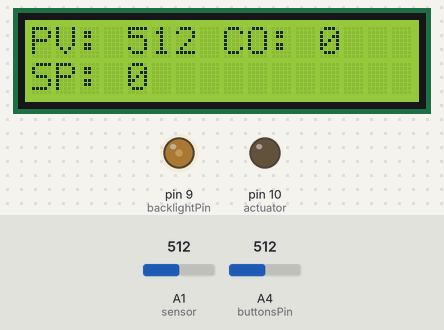
Bench run of a sketch on a simulated Arduino Uno, built with avr-gcc and run on an emulated ATmega328P. Shown: 16×2 character LCD, output pins drawn as LEDs (lit = HIGH). Inputs (shaded band) come from the test bench; at power-on: A4 (buttonsPin) = 512, A1 (sensor) = 512. What the sketch prints to the serial monitor is not drawn.

Above: at 1.2 s.
1.3 s: A4 (buttonsPin) set to 435
4.3 s: A4 (buttonsPin) set to 415
At 4.7 s:
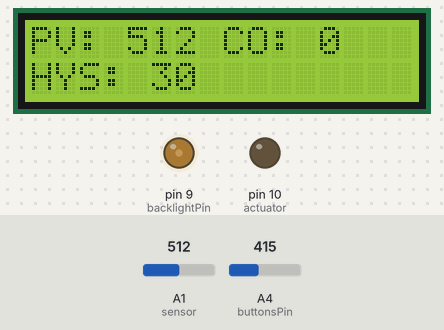
5.8 s: A1 (sensor) set to 110
At 7.0 s:
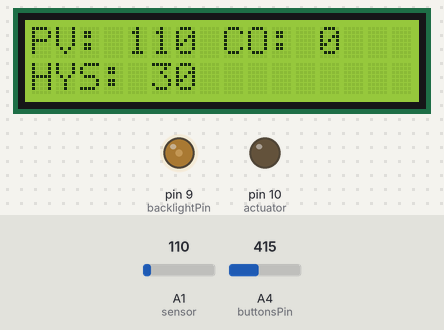
8.8 s: A1 (sensor) set to 93
At 9.2 s:
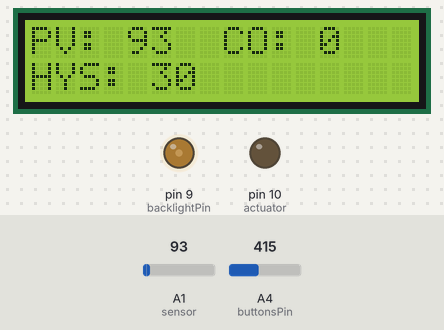
10.3 s: A1 (sensor) set to 11
At 11.3 s:
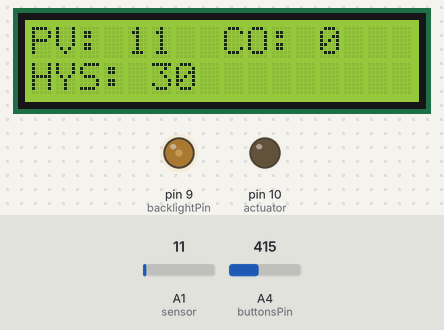
11.8 s: A1 (sensor) set to 8
At 13.3 s:
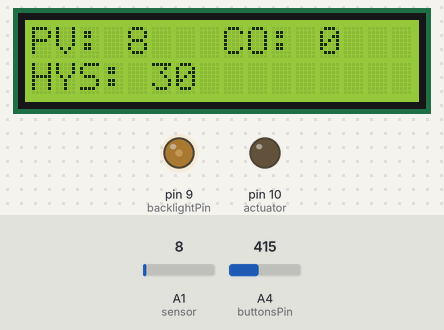
Timing chart, 0 to 14.3 s (numbered marks = the images above; inputs shaded):
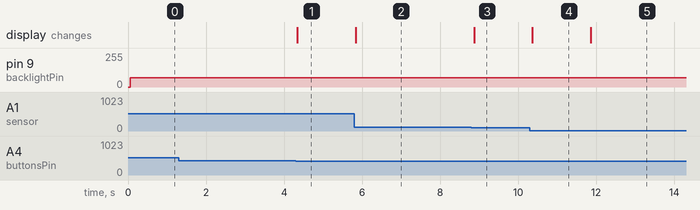

Measured:
- the behaviour switches between 425 and 424 on A4 (buttonsPin) (found by bisection; images 0 and 1)
- after the input at 1.3 s, every drawn part: stays the same
- after the input at 4.3 s, the display: changes at once (image 1)
- after the input at 5.8 s, the display: changes at once (image 2)
- after the input at 8.8 s, the display: changes after 0.07 s (image 3)
- after the input at 10.3 s, the display: changes after 0.07 s (image 4)
- after the input at 11.8 s, the display: changes after 0.06 s (image 5)

The sketch:

ON_OFF-4buttons.ino
```cpp
/*This code is creates a control system that uses an analog sensor to control an actuator.
The code also incorporates a user interface through buttons and an LCD display to allow
the user to adjust the setpoint and hysteresis values of the control system. Additionally,
all the information in values that includes PV, SP, CO and HYS are displayed on the LCD. The circuit
is also built in 4 buttons, which the first 2 allow the user to switch screens on the LCD,
and the other 2 allow the user to increase or decrease the value in HYS and SP. */

#include <LiquidCrystal.h>

// Pin for the buttons
const int buttonsPin = A4;  // All four buttons are connected to one analogInput ( A4)
int buttonsValue = 0;  // declare button value that ranges from 0-1024
int screenState = 0;  // declare screen state

// Variables for setpoint and hysteresis
int setPoint = 0;
int HYSplus;  // declare added value for HYS
int HYSminus;  // declare subtracted value for HYS
int setPointplus;  // declare added value for SP
int setPointminus;  // declare subtracted value for SP

// Analog pins for sensors and actuators
int sensor = A1;  // Setting the pin for the sensor
int actuator = 10;   // Select the pin for the LED
int PV = 0;         //  The process variable / LDR value
int CO = 0;         // Control output value
int HYS = 30;       // Hysteresis Value


// LCD setup
const int rs = 12, en = 11, d4 = 5, d5 = 4, d6 = 3, d7 = 2;
LiquidCrystal lcd(rs, en, d4, d5, d6, d7);
int backlightPin = 9;  // Pin for controlling LCD backlight
int contrast = 70;    // Initial contrast value for the LCD


void setup() {
  // Set the backlight pin as an output
  pinMode(backlightPin, OUTPUT);

  // Set up the actuator pin as an output
  pinMode(actuator, OUTPUT);

  // Initialize serial communication at a baud rate of 9600
  Serial.begin(9600);

  // Initialize the LCD with 16 columns and 2 rows
  lcd.begin(16, 2);
}


void loop() {

  // Set the backlight brightness using the contrast value
  analogWrite(backlightPin, contrast);

  // Read the analog sensor value (PV) between 0-1024
  PV = analogRead(sensor);

  // Determine the control output (CO) based on the setpoint and hysteresis
  if (PV <= setPoint - HYS)
  {
    CO = 255;        // using the PWM output as digital so 255 represents 5V which is logic 1 (HIGH)

  }
  else if (PV >= setPoint + HYS)
  {
    CO = 0;   // Logic 0 (LOW)

  }

// Set the actuator output using the control output value
analogWrite(actuator, CO);

// Handle button presses and update setpoint or hysteresis
if(screenState == 3) {
  // If button 4 is pressed on screen 3, increase the value in HYS by 5
  if (buttonsValue < 800 && buttonsValue > 750) {
    HYSplus = HYS + 5;
    HYS = HYSplus;
  }
  // If button 3 is pressed on screen 3, decrease the value in HYS by 5
  else if (buttonsValue < 749 && buttonsValue > 650) {
      HYSminus = HYS - 5;
      HYS = HYSminus;
  }
}

if(screenState == 2) {
  // If button 3 is pressed on screen 2, increase the value in setPoint by 5
  if (buttonsValue < 800 && buttonsValue > 750) {
    setPointplus = setPoint + 5;
    setPoint = setPointplus;
  }
  // If button 3 is pressed on screen 2, decrease the value in setPoint by 5
  else if (buttonsValue < 749 && buttonsValue > 650) {
      setPointminus = setPoint - 5;
      setPoint = setPointminus;
  }
}

// Switch the LCD display based on the screen state
screenSwitch ();
switch(screenState) {
  case 3:  // On LCD, show the value of PV, CO and variable HYS
    lcd.clear();
    lcd.setCursor(0, 0);
    lcd.print("PV: ");
    lcd.print(PV);
    lcd.setCursor(8, 0);
    lcd.print("CO: ");
    lcd.print(CO);

    lcd.setCursor(0, 1);
    lcd.print("HYS: ");
    lcd.print(HYS);
      break;

  case 2:   // On LCD, show the value of PV, CO and variable Setpoint
    lcd.clear();
    lcd.setCursor(0, 0);
    lcd.print("PV: ");
    lcd.print(PV);
    lcd.setCursor(8, 0);
    lcd.print("CO: ");
    lcd.print(CO);

    lcd.setCursor(0, 1);
    lcd.print("SP: ");
    lcd.print(setPoint);
      break;

}


// Print SP, PV, CO and HYS to serial monitor for serial plotter
Serial.print("SP = ");
Serial.print(setPoint);
Serial.print("\t PV = ");
Serial.print(PV);
Serial.print("\t CO = ");
Serial.print(CO);
Serial.print("\t HYS = ");
Serial.print(HYS);
Serial.println();


}


void screenSwitch () {
  // Read the value of the buttons from the analog pin
  buttonsValue = analogRead(buttonsPin);

  // Switch the screen state based on the button value range

  // If button 2 is pressed, swtich the LCD screen to screen 2
  if (buttonsValue < 649 && buttonsValue > 425) {
    // Set the screen state to 2
    screenState = 2;
  }

// If button 1 is pressed, swtich the LCD screen to screen 3
  if (buttonsValue < 425 && buttonsValue >= 0) {
    // Set the screen state to 3
    screenState = 3;
  }


}
```
